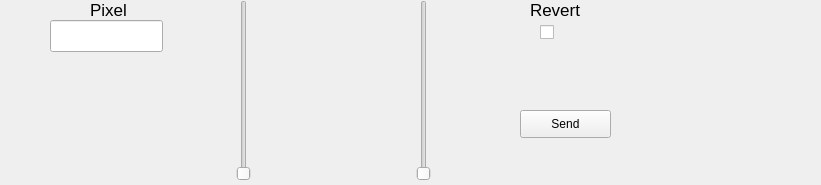
        <widget class="QWidget" name="page_11">
         <property name="geometry">
          <rect>
           <x>0</x>
           <y>0</y>
           <width>821</width>
           <height>185</height>
          </rect>
         </property>
         <attribute name="label">
          <string>Fade Pixel Blue</string>
         </attribute>
         <widget class="QLabel" name="label_9">
          <property name="geometry">
           <rect>
            <x>90</x>
            <y>0</y>
            <width>62</width>
            <height>20</height>
           </rect>
          </property>
          <property name="font">
           <font>
            <pointsize>13</pointsize>
           </font>
          </property>
          <property name="text">
           <string>Pixel</string>
          </property>
         </widget>
         <widget class="QLineEdit" name="lineEdit_9">
          <property name="geometry">
           <rect>
            <x>50</x>
            <y>20</y>
            <width>113</width>
            <height>32</height>
           </rect>
          </property>
         </widget>
         <widget class="QLabel" name="label_10">
          <property name="geometry">
           <rect>
            <x>530</x>
            <y>0</y>
            <width>62</width>
            <height>20</height>
           </rect>
          </property>
          <property name="font">
           <font>
            <pointsize>13</pointsize>
           </font>
          </property>
          <property name="text">
           <string>Revert</string>
          </property>
         </widget>
         <widget class="QSlider" name="verticalSlider_5">
          <property name="geometry">
           <rect>
            <x>230</x>
            <y>0</y>
            <width>28</width>
            <height>181</height>
           </rect>
          </property>
          <property name="maximum">
           <number>255</number>
          </property>
          <property name="orientation">
           <enum>Qt::Vertical</enum>
          </property>
         </widget>
         <widget class="QSlider" name="verticalSlider_6">
          <property name="geometry">
           <rect>
            <x>410</x>
            <y>0</y>
            <width>28</width>
            <height>181</height>
           </rect>
          </property>
          <property name="maximum">
           <number>255</number>
          </property>
          <property name="orientation">
           <enum>Qt::Vertical</enum>
          </property>
         </widget>
         <widget class="QCheckBox" name="checkBox_2">
          <property name="geometry">
           <rect>
            <x>540</x>
            <y>20</y>
            <width>93</width>
            <height>25</height>
           </rect>
          </property>
          <property name="text">
           <string/>
          </property>
         </widget>
         <widget class="QPushButton" name="pushButton_5">
          <property name="geometry">
           <rect>
            <x>520</x>
            <y>110</y>
            <width>91</width>
            <height>28</height>
           </rect>
          </property>
          <property name="text">
           <string>Send</string>
          </property>
         </widget>
        </widget>
